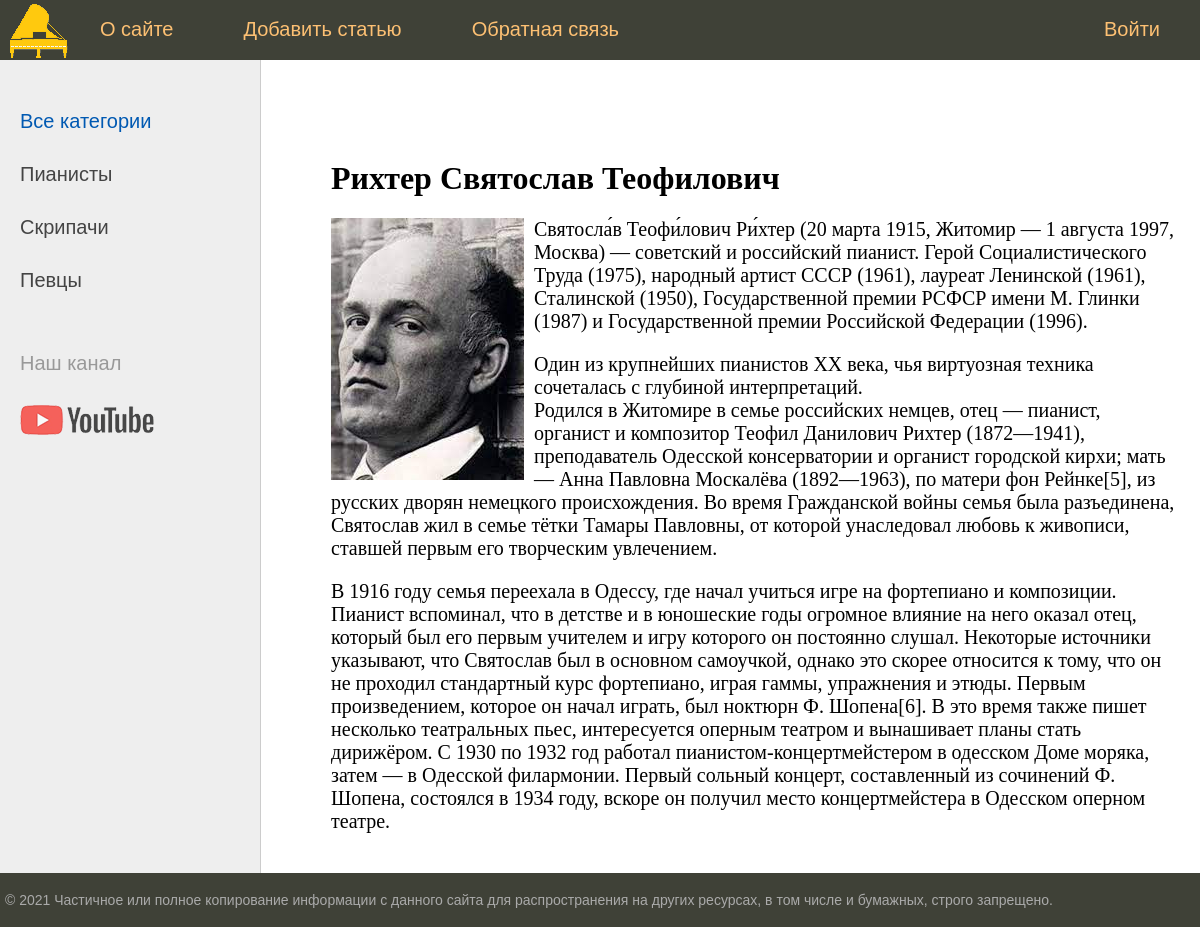
The page /post/rikhter/ on the database its author committed.
### musicians/models.py (models this page shows, shortened)
class Category(models.Model):
    name = models.CharField(max_length=100, db_index=True, verbose_name="Категория")
    slug = models.SlugField(max_length=255, unique=True, db_index=True, verbose_name="URL")
    def get_absolute_url(self):
        return reverse('category', kwargs={'cat_slug': self.slug})
    class Meta:
        verbose_name = 'Категория'
        verbose_name_plural = 'Категории'
        ordering = ['id']

class Musicians(models.Model):
    id = models.AutoField(primary_key=True)
    title = models.CharField(max_length=255, verbose_name = "Заголовок")
    slug = models.SlugField(max_length=255, unique=True, db_index=True, verbose_name="URL")
    content = models.TextField(blank=True, verbose_name = "Текст статьи")
    photo = models.ImageField(upload_to="photos/%Y/%m/%d/", verbose_name = "Фотографии")
    time_create = models.DateTimeField(auto_now_add=True, verbose_name = "Время создания")
    time_update = models.DateTimeField(auto_now=True, verbose_name = "Время обновления")
    is_published = models.BooleanField(default=True, verbose_name = "Публикация")
    cat = models.ForeignKey('Category', on_delete=models.PROTECT, verbose_name = "Категории")
    def __str__(self):
        return self.title
    class Meta:
        verbose_name = 'Известные музыканты'
        verbose_name_plural = 'Известные музыканты'
        ordering = ['time_create', 'title']

### musicians/views.py (the view)
# urls.py: path('post/<slug:post_slug>/', ShowPost.as_view(), name='post'),
class ShowPost(DataMixin, DetailView):
    model = Musicians
    template_name = 'musicians/post.html'
    slug_url_kwarg = 'post_slug'
    context_object_name = 'post'
    def get_context_data(self, *, object_list=None, **kwargs):
        context = super().get_context_data(**kwargs)
        c_def = self.get_user_context(title=context['post'])
        return dict(list(context.items()) + list(c_def.items()))

### musicians/utils.py (called while the page is built)
    def get_user_context(self, **kwargs):
        context = kwargs
        cats = Category.objects.all()
        context['menu'] = menu
        context['cats'] = cats
        if 'cat_selected' not in context:
            context['cat_selected'] = 0
        return context

### musicians/templates/musicians/post.html
{% extends 'musicians/base.html' %}
{% block content %}
<h1>{{post.title}}</h1>
{% if post.photo %}
<p><img class="img-article-left" src="{{post.photo.url}}"></p>
{% endif %}
{{post.content|linebreaks}}
{% endblock %}

### musicians/templates/musicians/base.html (shortened to what this page needs)
{% load static %}
{% load musicians_tags %}
<!DOCTYPE html>
<html>
<head>
	<link type="text/css" href="{% static 'musicians/css/styles.css' %}" rel="stylesheet" />
</head>
<body>
<table class="table-page" border=0 cellpadding="0" cellspacing="0">
<tr><td valign=top>
{% block mainmenu %}
		<div class="header">
			<ul id="mainmenu" class="mainmenu">
			<li class="logo"><a href="{% url 'home' %}"><div class="logo"></div></a></li>
{% for m in menu %}
    {% if not forloop.last %}
				<li><a href="{% url m.url_name %}">{{m.title}}</a></li>
    {% else %}
				<li class="last"><a href="{% url m.url_name %}">{{m.title}}</a></li>
    {% endif %}
{% endfor %}
			</ul>
		</div>
{% endblock mainmenu %}
<table class="table-content" border=0 cellpadding="0" cellspacing="0">
<tr>
<td valign="top" class="left-chapters">
	<ul id="leftchapters">
{% if cat_selected == 0 %}
        <li class="selected">Все категории</li>
{% else %}
        <li><a href="{% url 'home' %}">Все категории</a></li>
{% endif %}
{% for c in cats %}
         {% if c.pk == cat_selected %}
                   <li class="selected">{{c.name}}</li>
         {% else %}
                   <li><a href="{{ c.get_absolute_url }}">{{c.name}}</a></li>
         {% endif %}
{% endfor %}
		<li class="share">
		<p>Наш канал</p>
		<a class="share-yt" href="https://www.youtube.com/channel/UCetgtvy93o3i3CvyGXKFU3g" target="_blank" rel="nofollow"></a>
		</li>
	</ul>
</td>
<td valign="top" class="content">
	<div class="content-text">
{% block content %}
{% endblock %}
	</div>
</td></tr></table>
</td></tr>
<tr><td valign=top>
	<div id="footer">
		<p>&copy; 2021 Частичное или полное копирование информации с данного сайта для распространения на других ресурсах, в том числе и бумажных, строго запрещено.</p>
	</div>
</td></tr></table>
</body>
</html>

### musicians/static/musicians/css/styles.css (style rules this page uses)
html, body { font-family: 'Arial'; margin: 0; padding: 0; height: 100%; width: 100%; color: #444; }
a { color: #0059b2; text-decoration: none; }
img { max-width: 600px; height: auto; }
img.img-article-left { max-width: 300px; height: auto; float: left; padding: 0 10px 10px 0; }
.table-page { width: 100%; height: 100%; vertical-align: top; }
.table-page tr { height: 100%; }
.header { background: #3F4137; height: 60px; }
.logo { background: url('../images/logo.png') no-repeat 10px 2px; width: 70px; height: 60px; }
ul.mainmenu { list-style: none; margin: 0; padding: 0; height: 60px; color: #fdc073; font-size: 20px; overflow: hidden; }
ul.mainmenu li { float: left; margin: 18px 40px 0 30px; }
ul.mainmenu li.logo { margin: 0; }
ul.mainmenu li.last { float: right; }
ul.mainmenu li a { color: #fdc073; text-decoration: none; }
.table-content { width: 100%; min-height: 100%; height: 100%; }
.left-chapters { margin: 0; background: #eee; border-right: 1px solid #ccc; min-height: 100%; }
.left-chapters ul { width: 230px; min-height: 100%; margin: 0; padding: 20px 10px 10px 20px; list-style: none; font-size: 20px; }
.left-chapters ul li { margin: 30px 0 0 0; color: #999; }
.left-chapters ul li.selected { color: #0059b2; }
.left-chapters ul li a { color: #444; text-decoration: none; }
.left-chapters ul li.share { margin: 60px 0 0 0; }
.left-chapters ul li.share p { margin: 30px 0 30px 0; }
.left-chapters ul li.share a { display: inline-block; width: 40px; height: 40px; margin: 0 20px 0 0; }
.left-chapters ul li.share a.share-yt { width: 100%; height: 30px; background: url('../images/share_yt.png') no-repeat 0 0 }
.content { padding: 40px 20px 20px 40px; width: 100%; box-sizing: border-box; }
.content-text { margin: 60px 0 0 30px; color: #000; font-size: 20px; font-family: Yandex Sans Display Light; }
.content-text h1 { font-size: 32px; }
#footer { box-sizing: border-box; background: #3F4137; padding: 5px; color: #aaa; font-size: 14px; font-family: Verdana, Geneva, Arial, Helvetica; text-align: left; overflow: hidden; }

### rows shown on the page
Category: name "Пианисты"
Category: name "Скрипачи"
Category: name "Певцы"
Musicians: title "Рихтер Святослав Теофилович", photo (picture), content "Святосла́в Теофи́лович Ри́хтер (20 марта 1915, Житомир — 1 августа 1997, Москва) — советский и российский пианист. Герой Социалистического Труда (1975), народный артист СССР (1961), лауреат Ленинской (1961), Сталинской (1950), Государственной премии РСФСР имени М. Глинки (1987) и Государственной премии Российской Федерации (1996). Один из крупнейших пианистов XX века, чья виртуозная техника сочеталась с глубиной интерпретаций. Родился в Житомире в семье российских немцев, отец — пианист, органист и композитор Теофил Данилович Рихтер (1872—1941), преподаватель Одесской консерватории и органист городской кирхи; мать — Анна Павловна Москалёва (1892—1963), по матери фон Рейнке[5], из русских…"

### other values the page prints
{{ m.title }} "О сайте" "Добавить статью" "Обратная связь"
{{ m.title }} "Войти"
